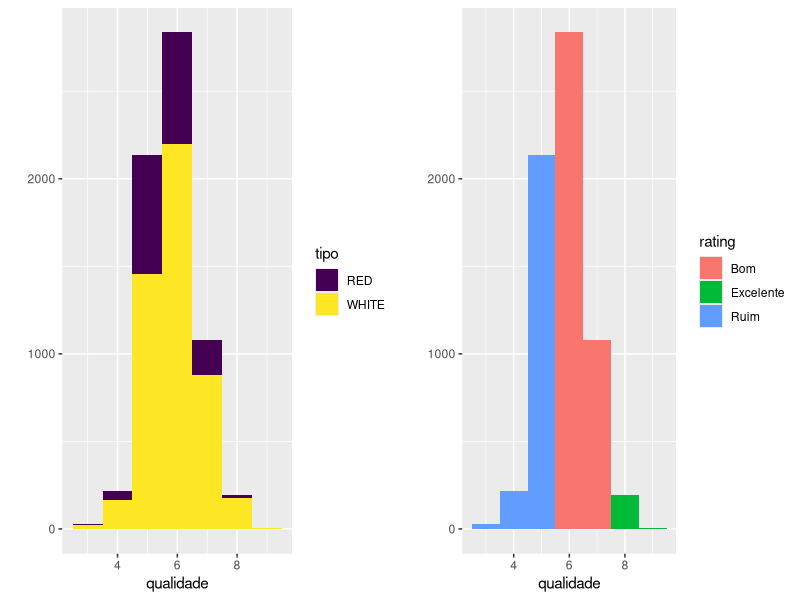
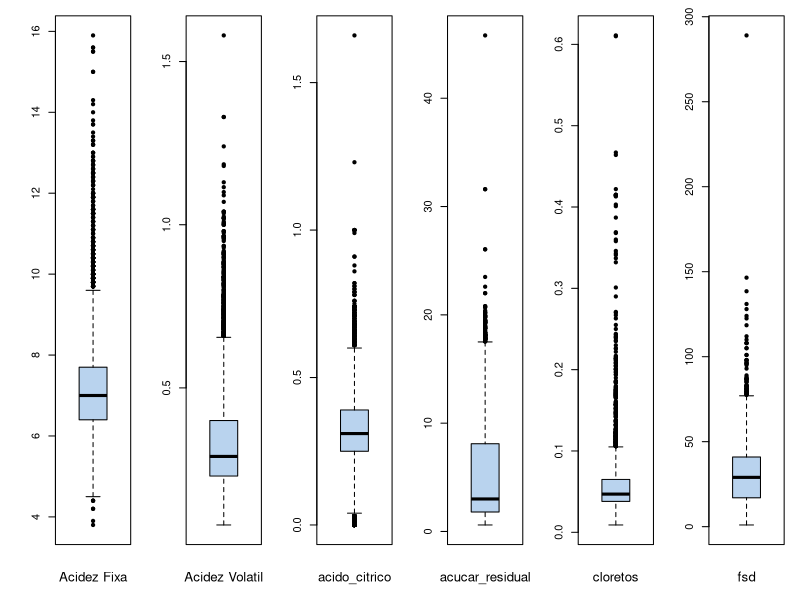
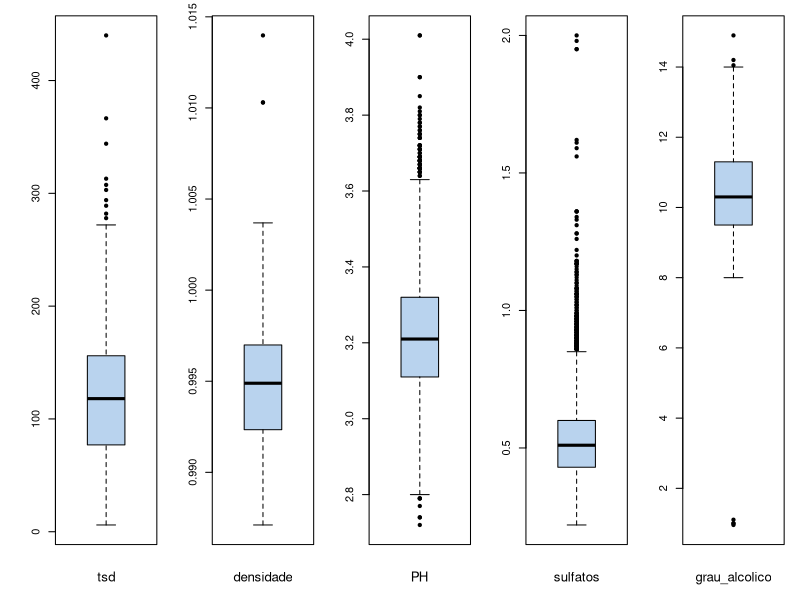
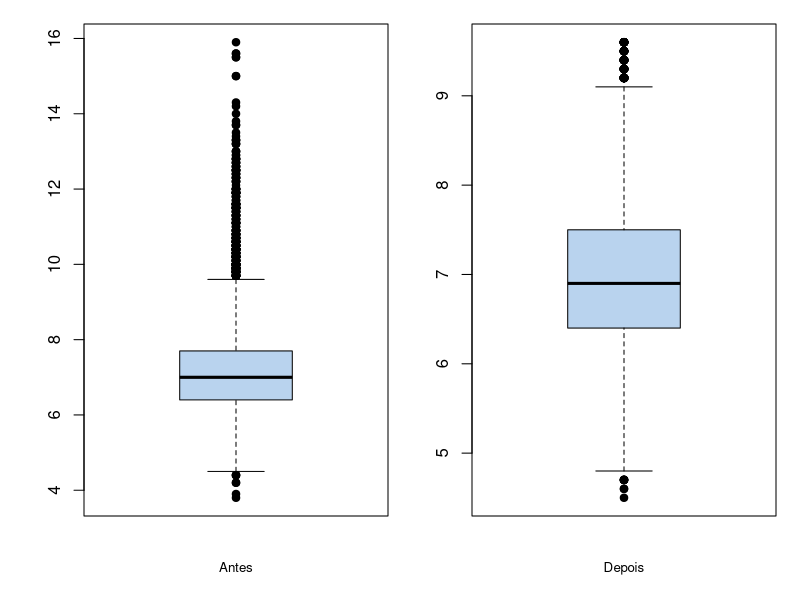
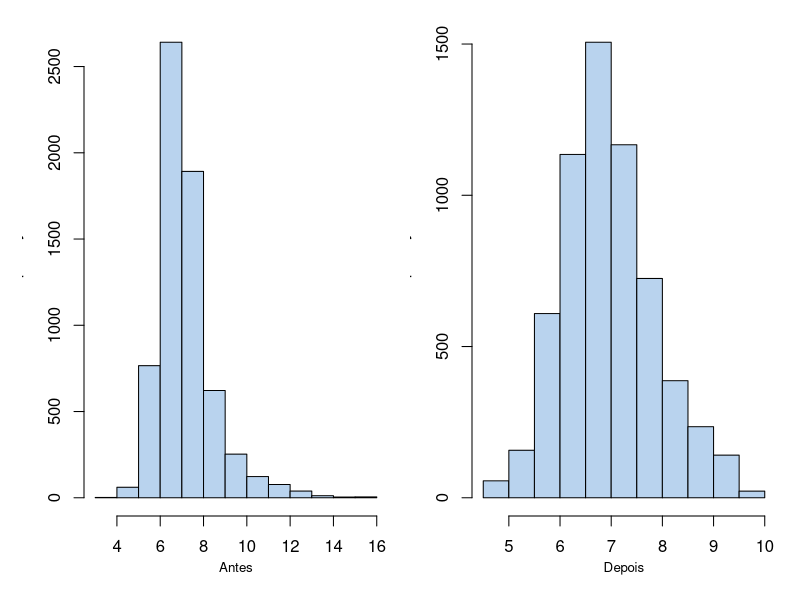
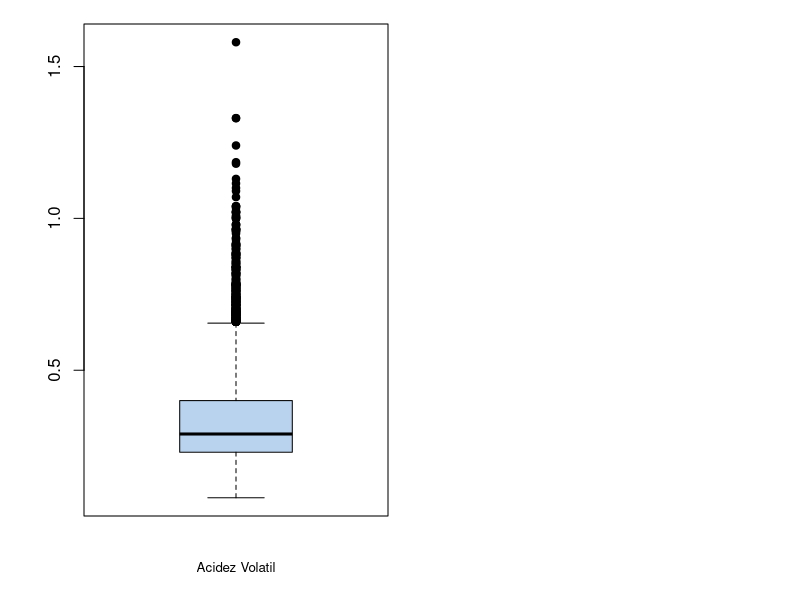

Recreate these plots in R, in order. (Note: this script raises an error after producing the figures.)
## ---- chunk 1

#ignorando alertas para não poluir a exibição do markdwon
options(warn =-1)

#lista de pacotes que iremos utilizar no projeto
Pacotes_Necessarios <- c("ggplot2","readr","dplyr", "corrgram","corrplot", "plotly","skimr","gridExtra","GGally")

#com base nos pacotes instalados crio uma variavel somente com os pacotes que não temos ainda para realizar a instalação 
#dos pacotes que de fato não possuimos
PacotesNovos <- Pacotes_Necessarios[!(Pacotes_Necessarios %in% installed.packages()[,"Package"])]
if(length(PacotesNovos)){ install.packages(PacotesNovos)} else {print("Todos os Pacotes Estão Instalados")}

## ---- chunk 2
lapply(Pacotes_Necessarios, require, character.only = TRUE)
## ---- chunk 3

#Criando uma variável nome_colunas que receberá os nomes das colunas que normalizaremos a fim de facilitar o resto da análise
nome_colunas <- c("id","acidez_fixa","acidez_volatil","acido_citrico","acucar_residual","cloretos", "fsd", "tsd","densidade","PH", "sulfatos","grau_alcolico","qualidade","tipo")

#uso da biblioteca readr é para obter uma performance de carga melhor que a lib padrão do R
#e escolhemos o read_csv2 justamente pelo fato do arquivo estar separado por ; ao invés de ,
#o separador decimal também não é o . que é convencional e este comando ja os converte facilmente
#skip = 1 para ignorar o cabecalho que mudamos para melhor entendimento
vinhos <- read_csv2("./DataSets/BaseWine_Red_e_White.csv" ,col_names = nome_colunas, skip = 1)


## ---- chunk 4

#converte tipo paara fator
vinhos$tipo <- factor(vinhos$tipo, ordered = T)

#Criando uma coluna de Ranking para dizer o quão bom é o vinho
vinhos$rating <- factor(ifelse(vinhos$qualidade <= 5, 'Ruim', ifelse(vinhos$qualidade <= 7, 'Bom', 'Excelente')))

## ---- chunk 5

attach(vinhos)

## ---- chunk 6
#demonstrando as quantidades de dimensoes de ambos datasets

dim(vinhos)
skim(vinhos[, names(vinhos) != "id"] ) #retirando a coluna ID da análise
str(vinhos)
head (vinhos,3)

## ---- chunk 7

grafico_1 <- qplot(qualidade, data = vinhos, fill = tipo, binwidth = 1)  
grafico_2 <- qplot(qualidade, data = vinhos, fill = rating, binwidth = 1) 

grid.arrange(grafico_1, grafico_2, ncol=2)

## ---- chunk 8

par(mfrow=c(1,6), oma = c(1,1,0,0) + 0.1,  mar = c(3,3,1,1) + 0.1)
  boxplot(acidez_fixa, col="slategray2", pch=19)
  mtext("Acidez Fixa" , cex=0.8, side=1, line=2)
  boxplot(acidez_volatil, col="slategray2", pch=19)
  mtext("Acidez Volatil", cex=0.8, side=1, line=2)
  boxplot(acido_citrico, col="slategray2", pch=19)
  mtext("acido_citrico", cex=0.8, side=1, line=2)
  boxplot(acucar_residual, col="slategray2", pch=19)
  mtext("acucar_residual", cex=0.8, side=1, line=2)
  boxplot(cloretos, col="slategray2", pch=19)
  mtext("cloretos", cex=0.8, side=1, line=2)
  boxplot(fsd, col="slategray2", pch=19)
  mtext("fsd", cex=0.8, side=1, line=2)
  

## ---- chunk 9

par(mfrow=c(1,5), oma = c(1,1,0,0) + 0.1,  mar = c(3,3,1,1) + 0.1)
  boxplot(tsd, col="slategray2", pch=19)
  mtext("tsd" , cex=0.8, side=1, line=2)
  boxplot(densidade, col="slategray2", pch=19)
  mtext("densidade", cex=0.8, side=1, line=2)
  boxplot(PH, col="slategray2", pch=19)
  mtext("PH", cex=0.8, side=1, line=2)
  boxplot(sulfatos, col="slategray2", pch=19)
  mtext("sulfatos", cex=0.8, side=1, line=2)
  boxplot(grau_alcolico, col="slategray2", pch=19)
  mtext("grau_alcolico", cex=0.8, side=1, line=2)
  
## ---- chunk 10

  skim(acidez_fixa)

  #dado p25(Q1) = 6.4 e p75(Q3) = 7.7 temos:
  IQR_Acidez_Volatil =7.7 - 6.4
  
  #como resultado temos 1.3 
  #com isso podemos definir os limites superior e inferior do range
  
  LS_acidez_fixa = 7.7 +  1.5 * IQR_Acidez_Volatil
  LI_acidez_fixa = 6.4 - (1.5 * IQR_Acidez_Volatil)
  
  #temos um limite superior de -0.025 e inferior de 0.655 onde as observações acima ou abaixo desses fatores serão consideradas outilers
  #com base nos limites encontrados farei um sub set do conjunto origi nal de dados levando em consideracao os limites encontrados
  Vinhos_Normalizado <-filter(vinhos, acidez_fixa >= LI_acidez_fixa & acidez_fixa <= LS_acidez_fixa)
  
  #comparando os resultados
  par(mfrow=c(1,2), oma = c(1,1,0,0) + 0.1,  mar = c(3,3,1,1) + 0.1)
    boxplot(acidez_fixa, col="slategray2", pch=19)
    mtext("Antes" , cex=0.8, side=1, line=2)
    boxplot(Vinhos_Normalizado$acidez_fixa, col="slategray2", pch=19)
    mtext("Depois" , cex=0.8, side=1, line=2)

## ---- chunk 11

  #comparando os resultados
  par(mfrow=c(1,2), oma = c(1,1,0,0) + 0.1,  mar = c(3,3,1,1) + 0.1)
    hist(acidez_fixa, col="slategray2", main = "")
    mtext("Antes" , cex=0.8, side=1, line=2)
    hist(Vinhos_Normalizado$acidez_fixa, col="slategray2", main = "")
    mtext("Depois" , cex=0.8, side=1, line=2)

## ---- chunk 12




#criando uma funcao para remover os outliers das colunas 
remove_outliers <- function(x, na.rm = TRUE, ...) {
  qnt <- quantile(x, probs=c(.25, .75), na.rm = na.rm, ...)
  H <- 1.5 * IQR(x, na.rm = na.rm)
  y <- x
  y[x < (qnt[1] - H)] <- NA
  y[x > (qnt[2] + H)] <- NA
  y
}

vinhos$acidez_fixa <- remove_outliers(acidez_fixa, T)
vinhos$acidez_volatil <- remove_outliers(acidez_volatil)
vinhos$acido_citrico <- remove_outliers(acido_citrico, T)
vinhos$acucar_residual <- remove_outliers(acucar_residual, T)
vinhos$cloretos <- remove_outliers(cloretos, T)
vinhos$fsd <- remove_outliers(fsd, T)
vinhos$tsd <- remove_outliers(tsd, T)
vinhos$densidade <- remove_outliers(densidade, T)
vinhos$PH <- remove_outliers(PH, T)
vinhos$sulfatos <- remove_outliers(sulfatos, T)
vinhos$grau_alcolico <- remove_outliers(grau_alcolico, T)
vinhos$qualidade <- remove_outliers(qualidade, T)

## ---- chunk 13

par(mfrow=c(1,2), oma = c(1,1,0,0) + 0.1,  mar = c(3,3,1,1) + 0.1)
  boxplot(acidez_volatil, col="slategray2", pch=19)
  mtext("Acidez Volatil", cex=0.8, side=1, line=2)
  boxplot(teste, col="slategray2", pch=19)
  mtext("teste", cex=0.8, side=1, line=2)
  
  
  
